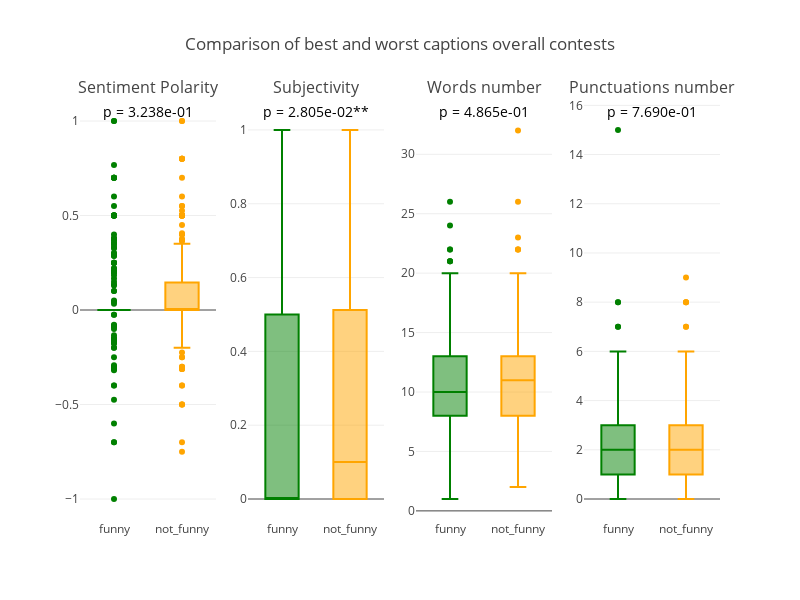
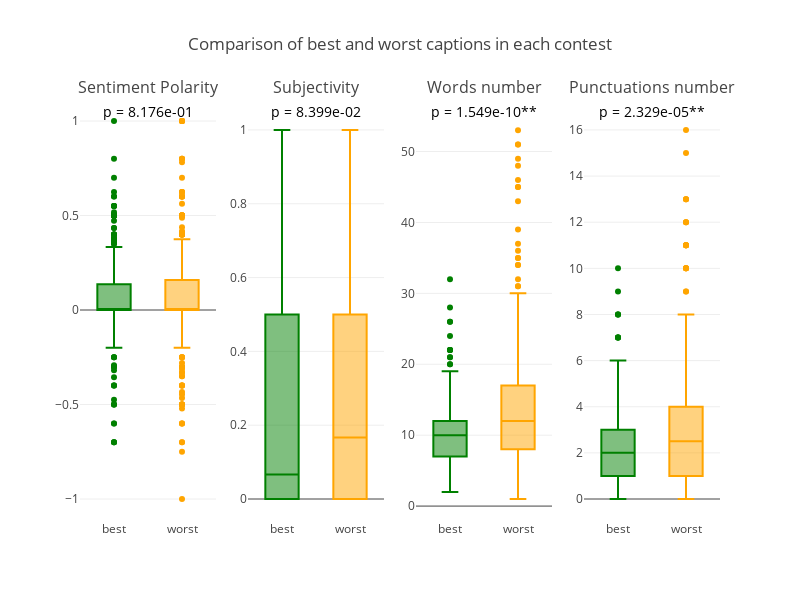

The notebook cell saved with these charts, in order:
### Code cell
# Same plot but interactive for the website
ax_one.plot_boxplot_interactive(dataAm_rf_filtered, "funny_group3", features, title="funny_vs_not_funny")
ax_one.plot_boxplot_interactive(df_combined, "caption_type", features, title="funny_vs_not_funny")

### Figure 1 — Plotly figure (JSON) as saved in the notebook; plotly's stock layout.template omitted (floating-point values rounded to 4 significant figures; data arrays with more than 128 entries replaced by an {"elided": "..."} marker saying what was removed)
{"data": [{"customdata": {"elided": "231x3 float values"}, "hovertemplate": "<b>Value:</b> %{y:.2f}<br><b>Funny score:</b> %{customdata[1]:.2f}<br><b>Caption ID:</b> %{customdata[0]}<br><b>Contest ID:</b> %{customdata[2]}<br><extra></extra>", "marker": {"color": "green"}, "name": "funny", "type": "box", "xaxis": "x", "y": {"elided": "231 float values"}, "yaxis": "y"}, {"customdata": {"elided": "230x3 float values"}, "hovertemplate": "<b>Value:</b> %{y:.2f}<br><b>Funny score:</b> %{customdata[1]:.2f}<br><b>Caption ID:</b> %{customdata[0]}<br><b>Contest ID:</b> %{customdata[2]}<br><extra></extra>", "marker": {"color": "orange"}, "name": "not_funny", "type": "box", "xaxis": "x", "y": {"elided": "230 float values"}, "yaxis": "y"}, {"customdata": {"elided": "231x3 float values"}, "hovertemplate": "<b>Value:</b> %{y:.2f}<br><b>Funny score:</b> %{customdata[1]:.2f}<br><b>Caption ID:</b> %{customdata[0]}<br><b>Contest ID:</b> %{customdata[2]}<br><extra></extra>", "marker": {"color": "green"}, "name": "funny", "type": "box", "xaxis": "x2", "y": {"elided": "231 float values"}, "yaxis": "y2"}, {"customdata": {"elided": "230x3 float values"}, "hovertemplate": "<b>Value:</b> %{y:.2f}<br><b>Funny score:</b> %{customdata[1]:.2f}<br><b>Caption ID:</b> %{customdata[0]}<br><b>Contest ID:</b> %{customdata[2]}<br><extra></extra>", "marker": {"color": "orange"}, "name": "not_funny", "type": "box", "xaxis": "x2", "y": {"elided": "230 float values"}, "yaxis": "y2"}, {"customdata": {"elided": "231x3 float values"}, "hovertemplate": "<b>Value:</b> %{y:.2f}<br><b>Funny score:</b> %{customdata[1]:.2f}<br><b>Caption ID:</b> %{customdata[0]}<br><b>Contest ID:</b> %{customdata[2]}<br><extra></extra>", "marker": {"color": "green"}, "name": "funny", "type": "box", "xaxis": "x3", "y": {"elided": "231 int values"}, "yaxis": "y3"}, {"customdata": {"elided": "230x3 float values"}, "hovertemplate": "<b>Value:</b> %{y:.2f}<br><b>Funny score:</b> %{customdata[1]:.2f}<br><b>Caption ID:</b> %{customdata[0]}<br><b>Contest ID:</b> %{customdata[2]}<br><extra></extra>", "marker": {"color": "orange"}, "name": "not_funny", "type": "box", "xaxis": "x3", "y": {"elided": "230 int values"}, "yaxis": "y3"}, {"customdata": {"elided": "231x3 float values"}, "hovertemplate": "<b>Value:</b> %{y:.2f}<br><b>Funny score:</b> %{customdata[1]:.2f}<br><b>Caption ID:</b> %{customdata[0]}<br><b>Contest ID:</b> %{customdata[2]}<br><extra></extra>", "marker": {"color": "green"}, "name": "funny", "type": "box", "xaxis": "x4", "y": {"elided": "231 int values"}, "yaxis": "y4"}, {"customdata": {"elided": "230x3 float values"}, "hovertemplate": "<b>Value:</b> %{y:.2f}<br><b>Funny score:</b> %{customdata[1]:.2f}<br><b>Caption ID:</b> %{customdata[0]}<br><b>Contest ID:</b> %{customdata[2]}<br><extra></extra>", "marker": {"color": "orange"}, "name": "not_funny", "type": "box", "xaxis": "x4", "y": {"elided": "230 int values"}, "yaxis": "y4"}], "layout": {"annotations": [{"font": {"size": 16}, "showarrow": false, "text": "Sentiment Polarity", "x": 0.1062, "xanchor": "center", "xref": "paper", "y": 1, "yanchor": "bottom", "yref": "paper"}, {"font": {"size": 16}, "showarrow": false, "text": "Subjectivity", "x": 0.3688, "xanchor": "center", "xref": "paper", "y": 1, "yanchor": "bottom", "yref": "paper"}, {"font": {"size": 16}, "showarrow": false, "text": "Words number", "x": 0.6313, "xanchor": "center", "xref": "paper", "y": 1, "yanchor": "bottom", "yref": "paper"}, {"font": {"size": 16}, "showarrow": false, "text": "Punctuations number", "x": 0.8938, "xanchor": "center", "xref": "paper", "y": 1, "yanchor": "bottom", "yref": "paper"}, {"font": {"color": "black", "size": 14}, "showarrow": false, "text": "p = 3.238e-01", "x": 0.5, "xref": "x", "y": 1.05, "yref": "y"}, {"font": {"color": "black", "size": 14}, "showarrow": false, "text": "p = 2.805e-02**", "x": 0.5, "xref": "x2", "y": 1.05, "yref": "y2"}, {"font": {"color": "black", "size": 14}, "showarrow": false, "text": "p = 4.865e-01", "x": 0.5, "xref": "x3", "y": 33.6, "yref": "y3"}, {"font": {"color": "black", "size": 14}, "showarrow": false, "text": "p = 7.690e-01", "x": 0.5, "xref": "x4", "y": 15.75, "yref": "y4"}], "height": 600, "showlegend": false, "title": {"text": "Comparison of best and worst captions overall contests"}, "width": 800, "xaxis": {"anchor": "y", "domain": [0, 0.2125]}, "xaxis2": {"anchor": "y2", "domain": [0.2625, 0.475]}, "xaxis3": {"anchor": "y3", "domain": [0.525, 0.7375]}, "xaxis4": {"anchor": "y4", "domain": [0.7875, 1]}, "yaxis": {"anchor": "x", "domain": [0, 1]}, "yaxis2": {"anchor": "x2", "domain": [0, 1]}, "yaxis3": {"anchor": "x3", "domain": [0, 1]}, "yaxis4": {"anchor": "x4", "domain": [0, 1]}}}

### Figure 2 — Plotly figure (JSON) as saved in the notebook; plotly's stock layout.template omitted (floating-point values rounded to 4 significant figures; data arrays with more than 128 entries replaced by an {"elided": "..."} marker saying what was removed)
{"data": [{"customdata": {"elided": "384x3 float values"}, "hovertemplate": "<b>Value:</b> %{y:.2f}<br><b>Funny score:</b> %{customdata[1]:.2f}<br><b>Caption ID:</b> %{customdata[0]}<br><b>Contest ID:</b> %{customdata[2]}<br><extra></extra>", "marker": {"color": "green"}, "name": "best", "type": "box", "xaxis": "x", "y": {"elided": "384 float values"}, "yaxis": "y"}, {"customdata": {"elided": "384x3 float values"}, "hovertemplate": "<b>Value:</b> %{y:.2f}<br><b>Funny score:</b> %{customdata[1]:.2f}<br><b>Caption ID:</b> %{customdata[0]}<br><b>Contest ID:</b> %{customdata[2]}<br><extra></extra>", "marker": {"color": "orange"}, "name": "worst", "type": "box", "xaxis": "x", "y": {"elided": "384 float values"}, "yaxis": "y"}, {"customdata": {"elided": "384x3 float values"}, "hovertemplate": "<b>Value:</b> %{y:.2f}<br><b>Funny score:</b> %{customdata[1]:.2f}<br><b>Caption ID:</b> %{customdata[0]}<br><b>Contest ID:</b> %{customdata[2]}<br><extra></extra>", "marker": {"color": "green"}, "name": "best", "type": "box", "xaxis": "x2", "y": {"elided": "384 float values"}, "yaxis": "y2"}, {"customdata": {"elided": "384x3 float values"}, "hovertemplate": "<b>Value:</b> %{y:.2f}<br><b>Funny score:</b> %{customdata[1]:.2f}<br><b>Caption ID:</b> %{customdata[0]}<br><b>Contest ID:</b> %{customdata[2]}<br><extra></extra>", "marker": {"color": "orange"}, "name": "worst", "type": "box", "xaxis": "x2", "y": {"elided": "384 float values"}, "yaxis": "y2"}, {"customdata": {"elided": "384x3 float values"}, "hovertemplate": "<b>Value:</b> %{y:.2f}<br><b>Funny score:</b> %{customdata[1]:.2f}<br><b>Caption ID:</b> %{customdata[0]}<br><b>Contest ID:</b> %{customdata[2]}<br><extra></extra>", "marker": {"color": "green"}, "name": "best", "type": "box", "xaxis": "x3", "y": {"elided": "384 int values"}, "yaxis": "y3"}, {"customdata": {"elided": "384x3 float values"}, "hovertemplate": "<b>Value:</b> %{y:.2f}<br><b>Funny score:</b> %{customdata[1]:.2f}<br><b>Caption ID:</b> %{customdata[0]}<br><b>Contest ID:</b> %{customdata[2]}<br><extra></extra>", "marker": {"color": "orange"}, "name": "worst", "type": "box", "xaxis": "x3", "y": {"elided": "384 int values"}, "yaxis": "y3"}, {"customdata": {"elided": "384x3 float values"}, "hovertemplate": "<b>Value:</b> %{y:.2f}<br><b>Funny score:</b> %{customdata[1]:.2f}<br><b>Caption ID:</b> %{customdata[0]}<br><b>Contest ID:</b> %{customdata[2]}<br><extra></extra>", "marker": {"color": "green"}, "name": "best", "type": "box", "xaxis": "x4", "y": {"elided": "384 int values"}, "yaxis": "y4"}, {"customdata": {"elided": "384x3 float values"}, "hovertemplate": "<b>Value:</b> %{y:.2f}<br><b>Funny score:</b> %{customdata[1]:.2f}<br><b>Caption ID:</b> %{customdata[0]}<br><b>Contest ID:</b> %{customdata[2]}<br><extra></extra>", "marker": {"color": "orange"}, "name": "worst", "type": "box", "xaxis": "x4", "y": {"elided": "384 int values"}, "yaxis": "y4"}], "layout": {"annotations": [{"font": {"size": 16}, "showarrow": false, "text": "Sentiment Polarity", "x": 0.1062, "xanchor": "center", "xref": "paper", "y": 1, "yanchor": "bottom", "yref": "paper"}, {"font": {"size": 16}, "showarrow": false, "text": "Subjectivity", "x": 0.3688, "xanchor": "center", "xref": "paper", "y": 1, "yanchor": "bottom", "yref": "paper"}, {"font": {"size": 16}, "showarrow": false, "text": "Words number", "x": 0.6313, "xanchor": "center", "xref": "paper", "y": 1, "yanchor": "bottom", "yref": "paper"}, {"font": {"size": 16}, "showarrow": false, "text": "Punctuations number", "x": 0.8938, "xanchor": "center", "xref": "paper", "y": 1, "yanchor": "bottom", "yref": "paper"}, {"font": {"color": "black", "size": 14}, "showarrow": false, "text": "p = 8.176e-01", "x": 0.5, "xref": "x", "y": 1.05, "yref": "y"}, {"font": {"color": "black", "size": 14}, "showarrow": false, "text": "p = 8.399e-02", "x": 0.5, "xref": "x2", "y": 1.05, "yref": "y2"}, {"font": {"color": "black", "size": 14}, "showarrow": false, "text": "p = 1.549e-10**", "x": 0.5, "xref": "x3", "y": 55.65, "yref": "y3"}, {"font": {"color": "black", "size": 14}, "showarrow": false, "text": "p = 2.329e-05**", "x": 0.5, "xref": "x4", "y": 16.8, "yref": "y4"}], "height": 600, "showlegend": false, "title": {"text": "Comparison of best and worst captions in each contest"}, "width": 800, "xaxis": {"anchor": "y", "domain": [0, 0.2125]}, "xaxis2": {"anchor": "y2", "domain": [0.2625, 0.475]}, "xaxis3": {"anchor": "y3", "domain": [0.525, 0.7375]}, "xaxis4": {"anchor": "y4", "domain": [0.7875, 1]}, "yaxis": {"anchor": "x", "domain": [0, 1]}, "yaxis2": {"anchor": "x2", "domain": [0, 1]}, "yaxis3": {"anchor": "x3", "domain": [0, 1]}, "yaxis4": {"anchor": "x4", "domain": [0, 1]}}}
